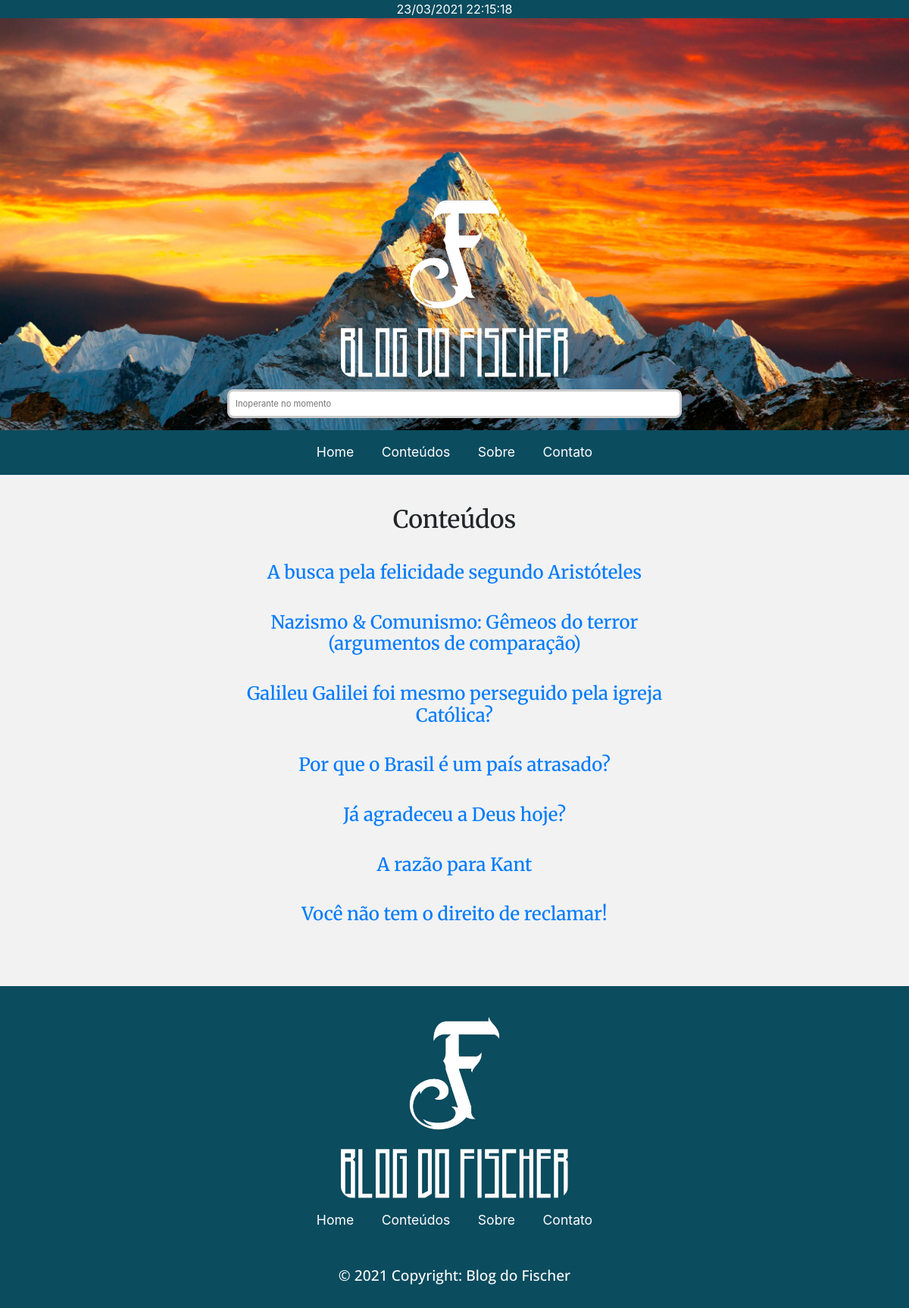
The app's page /conteudos.php with its own data.
### tables this page shows
CREATE TABLE `artigos` (
  `id` int(11) NOT NULL,
  `titulo` text NOT NULL,
  `conteudo` text NOT NULL
);

### php-conteudos.php (called while the page is built, shortened)
<?php
Class Artigo
{
  private $mysql;
  public function __construct(mysqli $mysql)
  {
    $this -> mysql = $mysql;
  }
  public function exibirTodos(): array
  {
    $resultado = $this -> mysql -> query('SELECT id, titulo, conteudo FROM artigos');
    $artigos = $resultado -> fetch_all(MYSQLI_ASSOC);
    return $artigos;
  }
}
?>

### conteudos.php (the view)
<?php
require 'config.php';
include 'php-conteudos.php';
$artigo = new Artigo($mysql);
$artigos = $artigo->exibirTodos();
include 'cabecalho.php';
?>
        <main class="container-meu">
            <br>
                <h1>Conteúdos</h1>
                    <?php foreach ($artigos as $artigo) : ?>
                        <h2>
                            <br>
                            <a href="artigo.php?id=<?php echo $artigo['id']; ?>"> <?php echo $artigo['titulo']; ?> </a>
                        </h2>
                    <?php endforeach;?>
        </main>
<?php
     include 'rodape.php';
?>

### cabecalho.php (shortened to what this page needs)
<!DOCTYPE html>
<html>
    <head>
        <link href="css/bootstrap-reboot.css" rel="stylesheet">
        <link href="css/bootstrap-reboot.min.css" rel="stylesheet">
        <link href="css/bootstrap-grid.css" rel="stylesheet">
        <link href="css/bootstrap-grid.min.css" rel="stylesheet">
        <link href="css/bootstrap.css" rel="stylesheet">
        <link href="css/bootstrap.min.css" rel="stylesheet">
        <link href="css/header.css" rel="stylesheet">
        <link href="css/menu.css" rel="stylesheet">
        <link href="css/container-meu.css" rel="stylesheet">
        <link href="css/fontes.css" rel="stylesheet">
        <link href="css/rodape.css" rel="stylesheet">
        <link href="css/forms.css" rel="stylesheet">
        <link href="js/bootstrap.bundle.js" rel="stylesheet">
        <link href="js/bootstrap.bundle.min.js" rel="stylesheet">
        <link href="js/bootstrap.js" rel="stylesheet">
        <link href="js/bootstrap.min.js" rel="stylesheet">
    </head>
    <body>
<?php
include 'data.php';
?>
        <header class="header container-meu">
            <div class="header__logotipo">
                <img src="img/logotipo.png" alt="Logotipo do site">
            </div>
            <form>
                <input type="text" placeholder="Inoperante no momento">
            </form>
        </header>
        <header>
            <nav>
                <ul class="menu container-meu">
                  <li class="menu__li"><a class="a__branco" href="index.php">Home</a></li>
                  <li class="menu__li"><a class="a__branco" href="conteudos.php">Conteúdos</a></li>
                  <li class="menu__li"><a class="a__branco" href="sobre.php">Sobre</a></li>
                  <li class="menu__li"><a class="a__branco" href="contato.php">Contato</a></li>
                </ul>
            </nav>
        </header>
</html>

### data.php (shortened to what this page needs)
<html>
    <head>
    </head>
    <body onLoad="initTime();">
        <div class = "container-meu dataehora">
        <?php
        $agora = date('d/m/Y');
        echo $agora;
        ?>
            <span id="timer">Hora:</span>
        </div>
    </body>
</html>

### rodape.php (shortened to what this page needs)
<!DOCTYPE html>
<html>
    <head>
        <link href="css/bootstrap-reboot.css" rel="stylesheet">
        <link href="css/bootstrap-reboot.min.css" rel="stylesheet">
        <link href="css/bootstrap-grid.css" rel="stylesheet">
        <link href="css/bootstrap-grid.min.css" rel="stylesheet">
        <link href="css/bootstrap.css" rel="stylesheet">
        <link href="css/bootstrap.min.css" rel="stylesheet">
        <link href="css/header.css" rel="stylesheet">
        <link href="css/menu.css" rel="stylesheet">
        <link href="css/container-meu.css" rel="stylesheet">
        <link href="css/fontes.css" rel="stylesheet">
        <link href="css/rodape.css" rel="stylesheet">
        <link href="js/bootstrap.bundle.js" rel="stylesheet">
        <link href="js/bootstrap.bundle.min.js" rel="stylesheet">
        <link href="js/bootstrap.js" rel="stylesheet">
        <link href="js/bootstrap.min.js" rel="stylesheet">
    </head>
    <footer class="container-rodape rodape">
      <img src="img/logotipo.png" alt="logo do site">
      <nav>
        <ul class="menu container-meu">
          <li class="menu__li"><a class="a__branco" href="index.php">Home</a></li>
          <li class="menu__li"><a class="a__branco" href="conteudos.php">Conteúdos</a></li>
          <li class="menu__li"><a class="a__branco" href="sobre.php">Sobre</a></li>
          <li class="menu__li"><a class="a__branco" href="contato.php">Contato</a></li>
        </ul>
    </nav>
    <h4 class="pcentro">© <?php $agora = date('Y');echo $agora;?> Copyright: Blog do Fischer</h4>
    </footer>
    </body>
</html>

### css/header.css (style rules this page uses)
header { background-color:#0B4C5F; }
.header__logotipo { padding-top: 0.5rem; padding-bottom: 1rem; text-align: center; }
@media screen and (min-width:1024px) { .header { flex-direction: row; justify-content: space-between; border:none; } }
@media screen and (min-width:1024px) { .header { background-image: url(../img/natureza3.jpg); background-size: cover; padding-top: 14.10rem; } }

### css/menu.css (style rules this page uses)
.menu { text-align: center; list-style: none; }
.menu__li { display: inline-block; padding: 1rem; font-size: 1.1rem; }
.a__branco { color: white; }

### css/container-meu.css (style rules this page uses)
.container-meu { padding-right: 10%; padding-left: 10%; text-align: center; }
.container-rodape { padding-right: 0%; padding-left: 0%; }
@media screen and (min-width: 1024px) { .container-meu { padding-right: 25%; padding-left: 25%; } }
body { background-color: #F2F2F2; }
img { border-radius: 1rem; text-align: center; }
input[type=text] { width: 100%; box-sizing: border-box; border: 0.2rem solid #ccc; border-radius: 0.5rem; font-size: 0.7rem; background-color: white; background-repeat: no-repeat; padding: 0.5rem; margin-bottom: 1rem; }
.dataehora { background-color: #0B4C5F; color: white; }

### css/rodape.css (style rules this page uses)
.rodape { background-color: #0B4C5F; padding-top: 2.5rem; padding-bottom: 0.5rem; text-align: center; margin-top: 5rem; }
@media screen and (min-width: 1024px) { .rodape { text-align: center; min-width: 600px; } }

### records on screen
artigos: titulo "A busca pela felicidade segundo Aristóteles"
artigos: titulo "Nazismo & Comunismo: Gêmeos do terror (argumentos de comparação)"
artigos: titulo "Galileu Galilei foi mesmo perseguido pela igreja Católica?"
artigos: titulo "Por que o Brasil é um país atrasado?"
artigos: titulo "Já agradeceu a Deus hoje?"
artigos: titulo "A razão para Kant"
artigos: titulo "Você não tem o direito de reclamar!"
